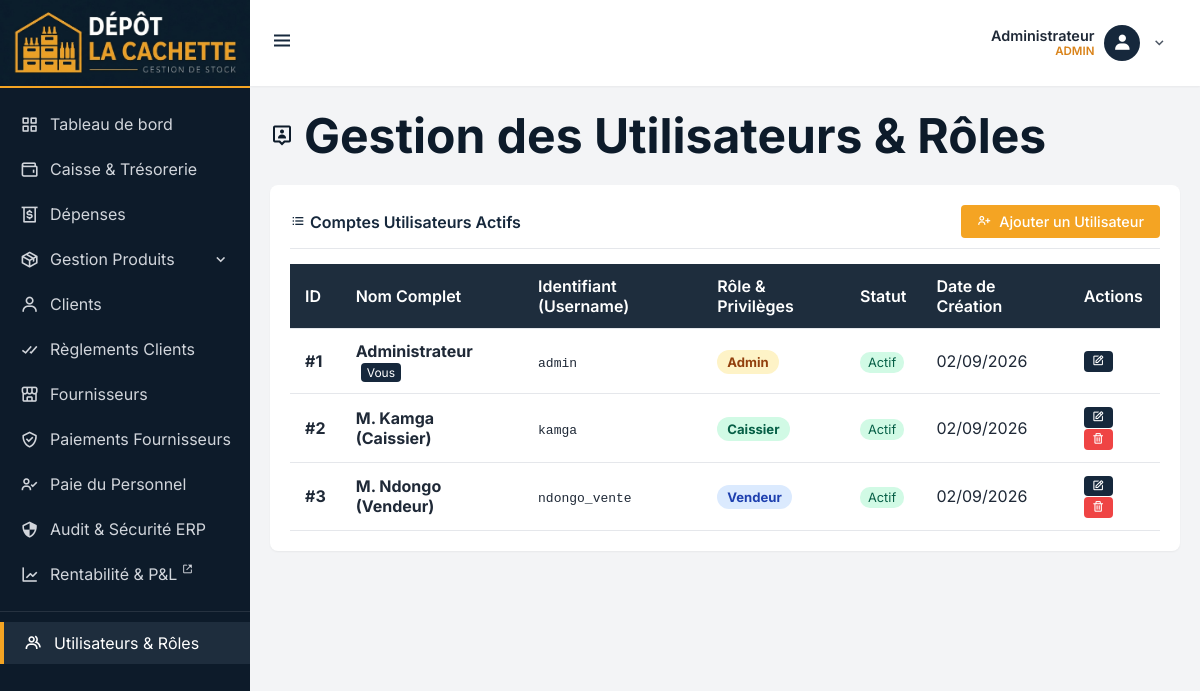
Page /public/users (signed in) on the committed database.
### tables this page shows
CREATE TABLE `users` (
    `id` INT AUTO_INCREMENT PRIMARY KEY,
    `username` VARCHAR(50) NOT NULL UNIQUE,
    `full_name` VARCHAR(100) DEFAULT NULL,
    `password_hash` VARCHAR(255) NOT NULL,
    `role` ENUM('Admin', 'Caissier', 'Vendeur') NOT NULL DEFAULT 'Vendeur',
    `is_active` TINYINT(1) NOT NULL DEFAULT 1,
    `created_at` TIMESTAMP DEFAULT CURRENT_TIMESTAMP
);

### app/Controllers/UsersController.php (called while the page is built, shortened)
<?php
class UsersController extends Controller {
    private $model;
    public function __construct() { $this->model = new UsersModel(); }
    public function index() {
        $users = $this->model->getAll();
        $this->view('pages/users/index', [
            'title' => 'Gestion des Utilisateurs & Droits',
            'active_menu' => 'users',
            'users' => $users
        ]);
    }
}

### public/index.php (called while the page is built, shortened)
<?php
spl_autoload_register(function ($class) {
    $prefix = 'App\\';
    $base_dir = APP . '/';
    $len = strlen($prefix);
    $relative_class = substr($class, $len);
    $file = $base_dir . str_replace('\\', '/', $relative_class) . '.php';
});
$router = new Router();
$router->dispatch($_SERVER['REQUEST_URI']);

### app/Core/Database.php (called while the page is built, shortened)
<?php
class Database {
    private static $instance = null;
    private $pdo;
    private function __construct() {
        $dsn = "mysql:host=" . DB_HOST . ";dbname=" . DB_NAME . ";charset=utf8mb4";
        $options = [
            PDO::ATTR_ERRMODE            => PDO::ERRMODE_EXCEPTION,
            PDO::ATTR_DEFAULT_FETCH_MODE => PDO::FETCH_ASSOC,
            PDO::ATTR_EMULATE_PREPARES   => false,
        ];
        try {
            $this->pdo = new PDO($dsn, DB_USER, DB_PASS, $options);
        } catch (PDOException $e) {
            die("Erreur de connexion à la base de données : " . $e->getMessage());
        }
    }
    public static function getInstance() {
        if (self::$instance === null) {
            self::$instance = new Database();
        }
        return self::$instance;
    }
    public function getConnection() {
        return $this->pdo;
    }
}

### app/Models/UsersModel.php (called while the page is built, shortened)
<?php
class UsersModel {
    private $db;
    public function __construct() { $this->db = Database::getInstance()->getConnection(); }
    public function getAll() {
        return $this->db->query("SELECT * FROM users ORDER BY id ASC")->fetchAll();
    }
}

### app/Views/pages/users/index.php (the view)
<div class="page-title">
    <i class='bx bx-user-pin'></i>
    <h1>Gestion des Utilisateurs & Rôles</h1>
</div>
<div class="card">
    <div class="card-header" style="display: flex; justify-content: space-between; align-items: center;">
        <span><i class='bx bx-list-ul'></i> Comptes Utilisateurs Actifs</span>
        <a href="<?= BASE_URL ?>/users/form" class="btn btn-accent"><i class='bx bx-user-plus'></i> Ajouter un Utilisateur</a>
    </div>
    <div class="table-responsive">
        <table class="table">
            <thead>
                <tr>
                    <th>ID</th>
                    <th>Nom Complet</th>
                    <th>Identifiant (Username)</th>
                    <th>Rôle & Privilèges</th>
                    <th>Statut</th>
                    <th>Date de Création</th>
                    <th>Actions</th>
                </tr>
            </thead>
            <tbody>
                <?php foreach ($users as $u): ?>
                <?php
                    $roleBadge = 'background: #E5E7EB; color: #374151;';
                    if ($u['role'] === 'Admin') $roleBadge = 'background: #FEF3C7; color: #92400E; font-weight: bold;';
                    if ($u['role'] === 'Caissier') $roleBadge = 'background: #D1FAE5; color: #065F46; font-weight: bold;';
                    if ($u['role'] === 'Vendeur') $roleBadge = 'background: #DBEAFE; color: #1E40AF; font-weight: bold;';
                ?>
                <tr>
                    <td><strong>#<?= $u['id'] ?></strong></td>
                    <td>
                        <strong><?= htmlspecialchars($u['full_name'] ?: $u['username']) ?></strong>
                        <?php if (isset($_SESSION['user']['id']) && $_SESSION['user']['id'] == $u['id']): ?>
                            <span style="font-size: 0.75rem; padding: 2px 6px; background: var(--c-navy); color: #fff; border-radius: 4px; margin-left: 5px;">Vous</span>
                        <?php endif; ?>
                    </td>
                    <td><code><?= htmlspecialchars($u['username']) ?></code></td>
                    <td>
                        <span style="padding: 4px 10px; border-radius: 12px; font-size: 0.82rem; <?= $roleBadge ?>">
                            <?= htmlspecialchars($u['role']) ?>
                        </span>
                    </td>
                    <td>
                        <?php if ($u['is_active']): ?>
                            <span style="padding: 3px 8px; border-radius: 10px; font-size: 0.8rem; background: #D1FAE5; color: #065F46;">Actif</span>
                        <?php else: ?>
                            <span style="padding: 3px 8px; border-radius: 10px; font-size: 0.8rem; background: #FEE2E2; color: #991B1B;">Désactivé</span>
                        <?php endif; ?>
                    </td>
                    <td><?= date('d/m/Y', strtotime($u['created_at'])) ?></td>
                    <td>
                        <a href="<?= BASE_URL ?>/users/form/<?= $u['id'] ?>" class="btn btn-primary" style="padding: 4px 8px; font-size: 0.8rem;" title="Modifier"><i class='bx bx-edit'></i></a>
                        <?php if ($u['id'] != 1 && (!isset($_SESSION['user']['id']) || $_SESSION['user']['id'] != $u['id'])): ?>
                            <a href="<?= BASE_URL ?>/users/delete/<?= $u['id'] ?>" class="btn btn-primary" style="padding: 4px 8px; font-size: 0.8rem; background-color: var(--c-danger);" onclick="return confirm('Voulez-vous vraiment supprimer cet utilisateur ?')" title="Supprimer"><i class='bx bx-trash'></i></a>
                        <?php endif; ?>
                    </td>
                </tr>
                <?php endforeach; ?>
            </tbody>
        </table>
    </div>
</div>

### app/Views/layout/main.php (shortened to what this page needs)
<?php
$currentUser = $_SESSION['user'] ?? ['username' => 'admin', 'full_name' => 'Administrateur', 'role' => 'Admin'];
$isProduitsActive = isset($active_menu) && in_array($active_menu, ['produits', 'achats', 'ventes', 'tournees', 'stock', 'emballages']);
$hideSidebar = !empty($hide_sidebar);
?>
<!DOCTYPE html>
<html lang="fr">
<head>
    <link rel="stylesheet" href="<?= BASE_URL ?>/assets/css/inter.css">
    <link rel="stylesheet" href="<?= BASE_URL ?>/assets/css/boxicons.min.css">
    <link rel="stylesheet" href="<?= BASE_URL ?>/assets/css/style.css">
</head>
<body>
    <div class="app-container" id="app-container" style="<?= $hideSidebar ? 'display: block;' : '' ?>">
        <?php if (!$hideSidebar): ?>
        <aside class="sidebar" id="sidebar">
            <div class="sidebar-header" style="justify-content: center;">
                <img src="<?= BASE_URL ?>/assets/img/logo.jpg" class="logo-full" alt="Logo" onerror="this.src='https://via.placeholder.com/250x60/F4A423/FFFFFF?text=LC'">
            </div>
            <ul class="sidebar-menu">
                <li>
                    <a href="<?= BASE_URL ?>/home" class="<?= (isset($active_menu) && $active_menu == 'dashboard') ? 'active' : '' ?>">
                        <i class='bx bx-grid-alt'></i>
                        <span>Tableau de bord</span>
                    </a>
                </li>
                <li>
                    <a href="<?= BASE_URL ?>/caisse" class="<?= (isset($active_menu) && $active_menu == 'caisse') ? 'active' : '' ?>">
                        <i class='bx bx-wallet'></i>
                        <span>Caisse & Trésorerie</span>
                    </a>
                </li>
                <li>
                    <a href="<?= BASE_URL ?>/depenses" class="<?= (isset($active_menu) && $active_menu == 'depenses') ? 'active' : '' ?>">
                        <i class='bx bx-money-withdraw'></i>
                        <span>Dépenses</span>
                    </a>
                </li>
                <li class="sidebar-dropdown <?= $isProduitsActive ? 'open active' : '' ?>">
                    <a href="javascript:void(0)" class="dropdown-toggle <?= $isProduitsActive ? 'active' : '' ?>" id="gestion-produits-toggle">
                        <i class='bx bx-package'></i>
                        <span>Gestion Produits</span>
                        <i class='bx bx-chevron-down arrow'></i>
                    </a>
                </li>
                <li>
                    <a href="<?= BASE_URL ?>/clients" class="<?= (isset($active_menu) && $active_menu == 'clients') ? 'active' : '' ?>">
                        <i class='bx bx-user'></i>
                        <span>Clients</span>
                    </a>
                </li>
                <li>
                    <a href="<?= BASE_URL ?>/reglements" class="<?= (isset($active_menu) && $active_menu == 'reglements') ? 'active' : '' ?>">
                        <i class='bx bx-check-double'></i>
                        <span>Règlements Clients</span>
                    </a>
                </li>
                <li>
                    <a href="<?= BASE_URL ?>/fournisseurs" class="<?= (isset($active_menu) && $active_menu == 'fournisseurs') ? 'active' : '' ?>">
                        <i class='bx bx-store-alt'></i>
                        <span>Fournisseurs</span>
                    </a>
                </li>
                <li>
                    <a href="<?= BASE_URL ?>/paiements-fournisseurs" class="<?= (isset($active_menu) && $active_menu == 'paiements_fournisseurs') ? 'active' : '' ?>">
                        <i class='bx bx-check-shield'></i>
                        <span>Paiements Fournisseurs</span>
                    </a>
                </li>
                <li>
                    <a href="<?= BASE_URL ?>/payroll" class="<?= (isset($active_menu) && $active_menu == 'payroll') ? 'active' : '' ?>">
                        <i class='bx bx-user-check'></i>
                        <span>Paie du Personnel</span>
                    </a>
                </li>
                <li>
                    <a href="<?= BASE_URL ?>/audit" class="<?= (isset($active_menu) && $active_menu == 'audit') ? 'active' : '' ?>">
                        <i class='bx bx-shield-quarter'></i>
                        <span>Audit & Sécurité ERP</span>
                    </a>
                </li>
                <li>
                    <a href="<?= BASE_URL ?>/rentabilite" target="_blank" class="<?= (isset($active_menu) && $active_menu == 'rentabilite') ? 'active' : '' ?>" title="Ouvrir la rentabilité dans un nouvel onglet">
                        <i class='bx bx-line-chart'></i>
                        <span>Rentabilité & P&L <i class='bx bx-link-external' style="font-size: 0.72rem; vertical-align: super;"></i></span>
                    </a>
                </li>
                <li style="margin-top: 15px; border-top: 1px solid rgba(255, 255, 255, 0.1); padding-top: 10px;">
                    <a href="<?= BASE_URL ?>/users" class="<?= (isset($active_menu) && $active_menu == 'users') ? 'active' : '' ?>">
                        <i class='bx bx-group'></i>
                        <span>Utilisateurs & Rôles</span>
                    </a>
                </li>
            </ul>
        </aside>
        <?php endif; ?>
        <main class="main-content" style="<?= $hideSidebar ? 'margin-left: 0; width: 100%; max-width: 1440px; margin: 0 auto; padding: 20px;' : '' ?>">
            <header class="top-header" style="<?= $hideSidebar ? 'margin-bottom: 20px; border-radius: 12px;' : '' ?>">
                <?php if ($hideSidebar): ?>
                    <div style="display: flex; align-items: center; gap: 12px;">
                        <img src="<?= BASE_URL ?>/assets/img/fav.jpg" style="height: 36px; width: 36px; border-radius: 8px;" alt="Logo" onerror="this.src='https://via.placeholder.com/36'">
                        <span style="font-weight: 800; font-size: 1.1rem; color: var(--c-navy);">Dépôt La Cachette &mdash; <span style="color: #0284C7; font-size: 0.95rem; font-weight: 700;">Rapport Exécutif de Rentabilité</span></span>
                    </div>
                <?php else: ?>
                    <button class="toggle-btn" id="sidebar-toggle">
                        <i class='bx bx-menu'></i>
                    </button>
                <?php endif; ?>
                <div class="user-dropdown-container" id="user-dropdown-container">
                    <div class="user-info" id="user-profile-trigger">
                        <div class="user-text-details">
                            <span class="user-name"><?= htmlspecialchars($currentUser['full_name'] ?: $currentUser['username']) ?></span>
                            <span class="user-role-badge"><?= htmlspecialchars($currentUser['role']) ?></span>
                        </div>
                        <div class="user-avatar-circle">
                            <i class='bx bxs-user'></i>
                        </div>
                        <i class='bx bx-chevron-down dropdown-arrow'></i>
                    </div>
                </div>
            </header>
            <div class="page-content">
                <?php
                if (isset($contentView) && file_exists($contentView)) {
                    require $contentView;
                } elseif (isset($viewFile) && file_exists($viewFile)) {
                    require $viewFile;
                }
                ?>
            </div>
        </main>
    </div>
</body>
</html>

### rows in the picture
users: full_name "Administrateur", role "ADMIN", id "1", shows "Vous", username "admin", role "Admin", is_active "Actif", created_at "02/09/2026"
users: id "2", full_name "M. Kamga (Caissier)", username "kamga", role "Caissier", is_active "Actif", created_at "02/09/2026"
users: id "3", full_name "M. Ndongo (Vendeur)", username "ndongo_vente", role "Vendeur", is_active "Actif", created_at "02/09/2026"
